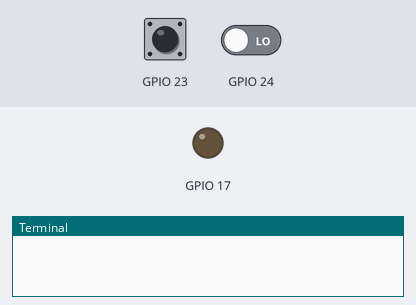
Bench run of a program on a simulated Raspberry Pi (BCM pin numbers). Parts: output pins drawn as LEDs (lit = HIGH), the last lines printed to the terminal. The test bench sets the inputs (shaded band); at power-on: GPIO 23 LOW, GPIO 24 LOW.

Above: at 1.2 s.
1.3 s: GPIO 23 pulled HIGH for 3.2 s
At 5.3 s:
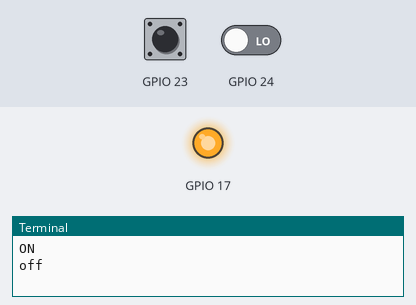
Timing chart, 0 to 12.0 s (numbered marks = the images above; inputs shaded):
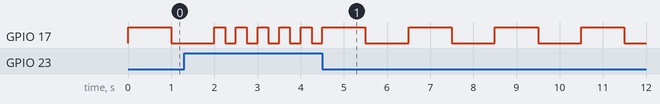

The program:

gpio_test.py
```python
#!/usr/bin/python

import RPi.GPIO as GPIO
from time import sleep
import sys

GPIO.setmode(GPIO.BCM)
GPIO.setup(17, GPIO.OUT)  #LED
GPIO.setup(23, GPIO.IN, pull_up_down=GPIO.PUD_DOWN)  #Alt btn
GPIO.setup(24, GPIO.IN, pull_up_down=GPIO.PUD_DOWN)  #Quit btn

cur_speed = 1.0

def cb_quit(channel):
	GPIO.cleanup()
	sys.exit()

def cb_alt(channel):
	global cur_speed

	if GPIO.input(channel):
		print "ON"
		cur_speed = 0.25
	else:
		print "off"
		cur_speed = 1.0

def blink():
	GPIO.output(17, True)
	sleep(cur_speed)
	GPIO.output(17, False)
	sleep(cur_speed)


GPIO.add_event_detect(24, GPIO.RISING, callback=cb_quit, bouncetime=50)
GPIO.add_event_detect(23, GPIO.BOTH, callback=cb_alt, bouncetime=50)

try:
	while True:
		blink()

except KeyboardInterrupt:
	print "\nQuitter!"
	sleep(2)

finally:
	GPIO.cleanup()
```
